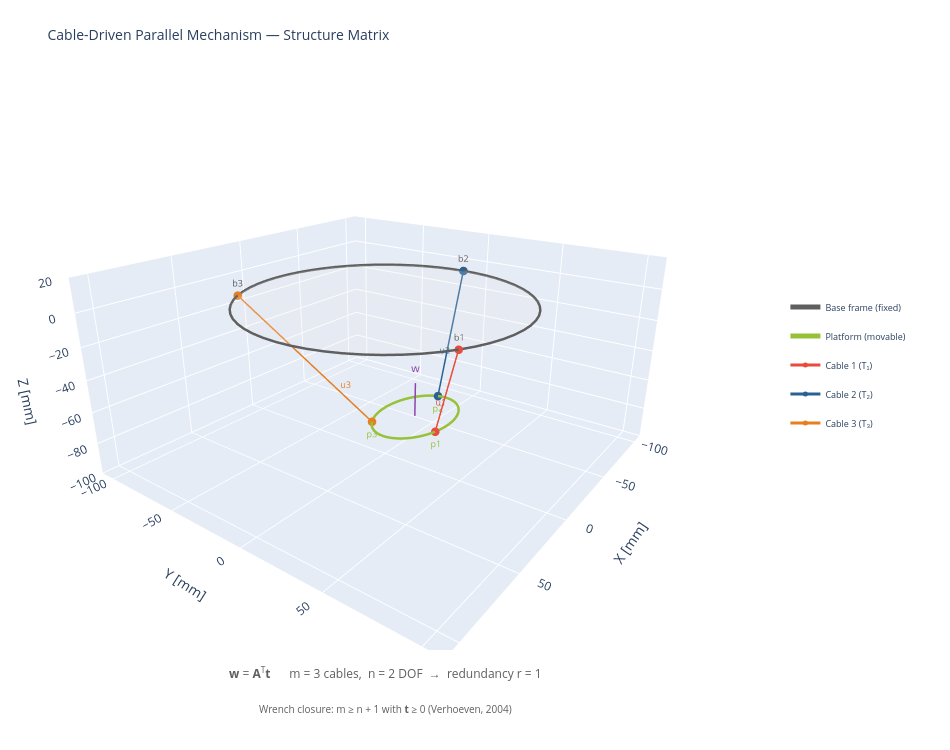

Here is the notebook cell this chart was saved with:
### Markdown cell above
---

## 4. Cable-Driven Parallel Mechanism (CDPM)

A **cable-driven parallel mechanism** consists of a movable platform
connected to a fixed base by $m$ cables. The static equilibrium is
described by the **structure matrix** $\mathbf{A}^T$
(Verhoeven, 2004; Bruckmann et al., 2008):

$$\mathbf{w} = \mathbf{A}^T \mathbf{t}$$

where $\mathbf{w}$ is the platform wrench, $\mathbf{t}$ the cable tension
vector, and $\mathbf{A}^T \in \mathbb{R}^{n \times m}$ has columns
determined by cable directions and attachment geometry.

Since cables can only pull ($\mathbf{t} \geq 0$), **wrench closure**
requires $m \geq n + 1$ cables (Gosselin & Grenier, 2011). The
redundancy ($r = m - n$) enables tension optimisation via the null space
(Pott et al., 2009).

The thesis robot's **wrist** is a 2-DOF CDPM with 3 active cables
($n = 2$, $m = 3$, $r = 1$) arranged at 120° intervals
(Nemoto et al., 2022). Additional 3 passive cables provide the
kinematic constraint of a spherical joint.

### Code cell
# =================================================================
# Figure 5 — Cable-Driven Parallel Mechanism Concept
# =================================================================
fig = cdpm_concept_figure(show_caption=show_caption)
fig.show()

### Figure 1 — Plotly figure (JSON) as saved in the notebook; plotly's stock layout.template omitted (floating-point values rounded to 4 significant figures)
{"data": [{"legendgroup": "base", "line": {"color": "#5F5F5F", "width": 5}, "mode": "lines", "name": "Base frame (fixed)", "type": "scatter3d", "x": [80.0, 79.56, 78.25, 76.08, 73.08, 69.28, 64.72, 59.45, 53.53, 47.02, 40.0, 32.54, 24.72, 16.63, 8.362, 4.899e-15, -8.362, -16.63, -24.72, -32.54, -40.0, -47.02, -53.53, -59.45, -64.72, -69.28, -73.08, -76.08, -78.25, -79.56, -80.0, -79.56, -78.25, -76.08, -73.08, -69.28, -64.72, -59.45, -53.53, -47.02, -40.0, -32.54, -24.72, -16.63, -8.362, -1.47e-14, 8.362, 16.63, 24.72, 32.54, 40.0, 47.02, 53.53, 59.45, 64.72, 69.28, 73.08, 76.08, 78.25, 79.56, 80.0], "y": [0.0, 8.362, 16.63, 24.72, 32.54, 40.0, 47.02, 53.53, 59.45, 64.72, 69.28, 73.08, 76.08, 78.25, 79.56, 80.0, 79.56, 78.25, 76.08, 73.08, 69.28, 64.72, 59.45, 53.53, 47.02, 40.0, 32.54, 24.72, 16.63, 8.362, 9.797e-15, -8.362, -16.63, -24.72, -32.54, -40.0, -47.02, -53.53, -59.45, -64.72, -69.28, -73.08, -76.08, -78.25, -79.56, -80.0, -79.56, -78.25, -76.08, -73.08, -69.28, -64.72, -59.45, -53.53, -47.02, -40.0, -32.54, -24.72, -16.63, -8.362, -1.959e-14], "z": [0.0, 0.0, 0.0, 0.0, 0.0, 0.0, 0.0, 0.0, 0.0, 0.0, 0.0, 0.0, 0.0, 0.0, 0.0, 0.0, 0.0, 0.0, 0.0, 0.0, 0.0, 0.0, 0.0, 0.0, 0.0, 0.0, 0.0, 0.0, 0.0, 0.0, 0.0, 0.0, 0.0, 0.0, 0.0, 0.0, 0.0, 0.0, 0.0, 0.0, 0.0, 0.0, 0.0, 0.0, 0.0, 0.0, 0.0, 0.0, 0.0, 0.0, 0.0, 0.0, 0.0, 0.0, 0.0, 0.0, 0.0, 0.0, 0.0, 0.0, 0.0]}, {"color": "#E6E6E6", "opacity": 0.2, "showlegend": false, "type": "mesh3d", "x": [80.0, 79.56, 78.25, 76.08, 73.08, 69.28, 64.72, 59.45, 53.53, 47.02, 40.0, 32.54, 24.72, 16.63, 8.362, 4.899e-15, -8.362, -16.63, -24.72, -32.54, -40.0, -47.02, -53.53, -59.45, -64.72, -69.28, -73.08, -76.08, -78.25, -79.56, -80.0, -79.56, -78.25, -76.08, -73.08, -69.28, -64.72, -59.45, -53.53, -47.02, -40.0, -32.54, -24.72, -16.63, -8.362, -1.47e-14, 8.362, 16.63, 24.72, 32.54, 40.0, 47.02, 53.53, 59.45, 64.72, 69.28, 73.08, 76.08, 78.25, 79.56, 80.0, 0.0], "y": [0.0, 8.362, 16.63, 24.72, 32.54, 40.0, 47.02, 53.53, 59.45, 64.72, 69.28, 73.08, 76.08, 78.25, 79.56, 80.0, 79.56, 78.25, 76.08, 73.08, 69.28, 64.72, 59.45, 53.53, 47.02, 40.0, 32.54, 24.72, 16.63, 8.362, 9.797e-15, -8.362, -16.63, -24.72, -32.54, -40.0, -47.02, -53.53, -59.45, -64.72, -69.28, -73.08, -76.08, -78.25, -79.56, -80.0, -79.56, -78.25, -76.08, -73.08, -69.28, -64.72, -59.45, -53.53, -47.02, -40.0, -32.54, -24.72, -16.63, -8.362, -1.959e-14, 0.0], "z": [0.0, 0.0, 0.0, 0.0, 0.0, 0.0, 0.0, 0.0, 0.0, 0.0, 0.0, 0.0, 0.0, 0.0, 0.0, 0.0, 0.0, 0.0, 0.0, 0.0, 0.0, 0.0, 0.0, 0.0, 0.0, 0.0, 0.0, 0.0, 0.0, 0.0, 0.0, 0.0, 0.0, 0.0, 0.0, 0.0, 0.0, 0.0, 0.0, 0.0, 0.0, 0.0, 0.0, 0.0, 0.0, 0.0, 0.0, 0.0, 0.0, 0.0, 0.0, 0.0, 0.0, 0.0, 0.0, 0.0, 0.0, 0.0, 0.0, 0.0, 0.0, 0.0]}, {"legendgroup": "platform", "line": {"color": "#97C139", "width": 5}, "mode": "lines", "name": "Platform (movable)", "type": "scatter3d", "x": [14.18, 14.04, 13.64, 12.97, 12.04, 10.86, 9.451, 7.821, 5.988, 3.974, 1.801, -0.5077, -2.927, -5.43, -7.989, -10.58, -13.16, -15.72, -18.23, -20.65, -22.96, -25.13, -27.14, -28.97, -30.61, -32.02, -33.19, -34.12, -34.79, -35.2, -35.33, -35.2, -34.79, -34.12, -33.19, -32.02, -30.61, -28.97, -27.14, -25.13, -22.96, -20.65, -18.23, -15.72, -13.16, -10.58, -7.989, -5.43, -2.927, -0.5077, 1.801, 3.974, 5.988, 7.821, 9.451, 10.86, 12.04, 12.97, 13.64, 14.04, 14.18], "y": [13.67, 16.24, 18.78, 21.25, 23.63, 25.9, 28.03, 29.99, 31.77, 33.34, 34.69, 35.81, 36.67, 37.28, 37.62, 37.69, 37.49, 37.03, 36.3, 35.31, 34.09, 32.63, 30.96, 29.09, 27.05, 24.86, 22.53, 20.1, 17.6, 15.04, 12.46, 9.894, 7.359, 4.886, 2.503, 0.2355, -1.891, -3.854, -5.632, -7.204, -8.555, -9.669, -10.53, -11.14, -11.48, -11.55, -11.35, -10.89, -10.16, -9.177, -7.951, -6.494, -4.823, -2.956, -0.9138, 1.282, 3.607, 6.035, 8.541, 11.1, 13.67], "z": [-77.54, -77.07, -76.57, -76.03, -75.48, -74.91, -74.34, -73.76, -73.18, -72.62, -72.07, -71.54, -71.05, -70.58, -70.16, -69.78, -69.44, -69.16, -68.93, -68.76, -68.64, -68.59, -68.6, -68.67, -68.79, -68.98, -69.22, -69.52, -69.86, -70.26, -70.69, -71.16, -71.67, -72.2, -72.75, -73.32, -73.9, -74.48, -75.05, -75.62, -76.16, -76.69, -77.19, -77.65, -78.08, -78.46, -78.79, -79.08, -79.3, -79.48, -79.59, -79.64, -79.64, -79.57, -79.44, -79.26, -79.01, -78.72, -78.37, -77.98, -77.54]}, {"line": {"color": "#E74C3C", "width": 3}, "marker": {"color": "#E74C3C", "size": 5}, "mode": "lines+markers", "name": "Cable 1 (T₁)", "type": "scatter3d", "x": [40.0, 1.801], "y": [69.28, 34.69], "z": [0, -72.07]}, {"line": {"color": "#296193", "width": 3}, "marker": {"color": "#296193", "size": 5}, "mode": "lines+markers", "name": "Cable 2 (T₂)", "type": "scatter3d", "x": [-80, -35.33], "y": [9.797e-15, 12.46], "z": [0, -70.69]}, {"line": {"color": "#E67E22", "width": 3}, "marker": {"color": "#E67E22", "size": 5}, "mode": "lines+markers", "name": "Cable 3 (T₃)", "type": "scatter3d", "x": [40.0, 1.801], "y": [-69.28, -7.951], "z": [0, -79.59]}, {"line": {"color": "#E74C3C", "dash": "dash", "width": 2}, "mode": "lines+text", "showlegend": false, "text": ["", "u1"], "textfont": {"color": "#E74C3C", "size": 9}, "textposition": "top center", "type": "scatter3d", "x": [1.801, 11.29], "y": [34.69, 43.28], "z": [-72.07, -54.17]}, {"line": {"color": "#296193", "dash": "dash", "width": 2}, "mode": "lines+text", "showlegend": false, "text": ["", "u2"], "textfont": {"color": "#296193", "size": 9}, "textposition": "top center", "type": "scatter3d", "x": [-35.33, -46.96], "y": [12.46, 9.221], "z": [-70.69, -52.3]}, {"line": {"color": "#E67E22", "dash": "dash", "width": 2}, "mode": "lines+text", "showlegend": false, "text": ["", "u3"], "textfont": {"color": "#E67E22", "size": 9}, "textposition": "top center", "type": "scatter3d", "x": [1.801, 9.619], "y": [-7.951, -20.5], "z": [-79.59, -63.3]}, {"mode": "text", "showlegend": false, "text": ["b1", "b2", "b3"], "textfont": {"color": "#5F5F5F", "size": 9}, "textposition": "top center", "type": "scatter3d", "x": [40.0, -80.0, 40.0], "y": [69.28, 9.797e-15, -69.28], "z": [0.0, 0.0, 0.0]}, {"mode": "text", "showlegend": false, "text": ["p1", "p2", "p3"], "textfont": {"color": "#97C139", "size": 9}, "textposition": "bottom center", "type": "scatter3d", "x": [1.801, -35.33, 1.801], "y": [34.69, 12.46, -7.951], "z": [-72.07, -70.69, -79.59]}, {"line": {"color": "#8E44AD", "width": 3}, "mode": "lines+text", "showlegend": false, "text": ["", "w"], "textfont": {"color": "#8E44AD", "size": 11}, "textposition": "top center", "type": "scatter3d", "x": [-10.58, -10.58], "y": [13.07, 13.07], "z": [-74.12, -52.12]}], "layout": {"annotations": [{"font": {"color": "#5F5F5F", "size": 12}, "showarrow": false, "text": "<b>w</b> = <b>A</b><sup>T</sup><b>t</b>      m = 3 cables,  n = 2 DOF  →  redundancy r = 1", "x": 0.5, "xref": "paper", "y": -0.06, "yref": "paper"}, {"font": {"color": "#5F5F5F", "size": 10}, "showarrow": false, "text": "Wrench closure: m ≥ n + 1 with <b>t</b> ≥ 0 (Verhoeven, 2004)", "x": 0.5, "xref": "paper", "y": -0.12, "yref": "paper"}], "height": 750, "legend": {"font": {"size": 9}, "x": 1.02, "y": 0.5}, "margin": {"b": 100, "l": 0, "r": 180, "t": 80}, "scene": {"aspectmode": "data", "camera": {"eye": {"x": 1.6, "y": 1.2, "z": 0.8}}, "xaxis": {"range": [-110, 110], "title": {"text": "X [mm]"}}, "yaxis": {"range": [-110, 110], "title": {"text": "Y [mm]"}}, "zaxis": {"range": [-100, 20], "title": {"text": "Z [mm]"}}}, "title": {"font": {"size": 14}, "text": "Cable-Driven Parallel Mechanism — Structure Matrix"}, "width": 950}}
